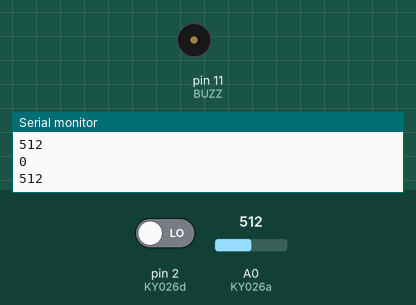
Recording of a sketch running on a simulated Arduino Uno, built with avr-gcc and run on an emulated ATmega328P. On the bench: buzzer (waves = sounding, pin HIGH), the last lines printed to the serial monitor. Inputs (shaded band) come from the test bench; at power-on: pin 2 (KY026d) LOW, A0 (KY026a) = 512.

Above: at 1.3 s.
1.4 s: pin 2 (KY026d) driven HIGH
At 2.0 s:
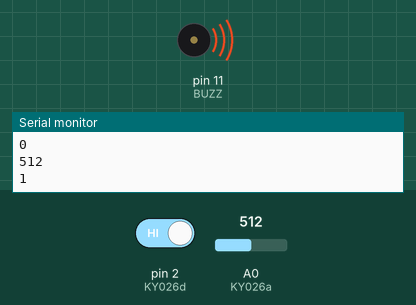
Timing chart, 0 to 7.5 s (numbered marks = the images above; inputs shaded):
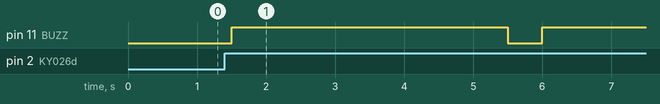

Measured:
- after the input at 1.4 s, pin 11 (BUZZ): LOW → HIGH after 0.10 s, → LOW 4.0 s later, → HIGH 0.50 s later

The sketch:

7-Alarma-de-Incendios-KY-026.ino
```cpp
/*
  Derechos de autor © UNIT Electronics
  Este codigo se proporciona "tal cual", sin garantías de ningún tipo.

  Para más información, visita nuestro blog:
https://blog.uelectronics.com/tarjetas-desarrollo/alarma-de-incendios-con-modulo-ky-026/
*/

int KY026a = A0, BUZZ = 11, valor, KY026d = 2;   // Declaración de las variables y pines utilizados

void setup() {
  Serial.begin(9600);                           // Inicialización del puerto serial a 9600 baudios
  pinMode(KY026d, INPUT);                       // Configuración del pin de entrada DIGITAL del sensor KY-026
  pinMode(KY026a, INPUT);                       // Configuración del pin de entrada ANALÓGICA del sensor KY-026
  pinMode(BUZZ, OUTPUT);                        // Configuración del pin de salida para el buzzer
}

void loop() {
  valor = analogRead(KY026a);       // Lectura del valor analógico del sensor KY-026 y asignación a la variable 'valor'
  Serial.println(valor);            // Impresión del valor analógico en el monitor serial
  delay(500);                       // Espera 0.5 segundos antes de continuar

  valor = digitalRead(KY026d);      // Lectura del valor digital del sensor KY-026 y asignación a la variable 'valor'
  Serial.println(valor);            // Impresión del valor digital en el monitor serial

  if (valor == 1) {                 // Si el valor digital es HIGH (1), indicando presencia de fuego
    digitalWrite(BUZZ, HIGH);       // Se activa el buzzer como alarma
    delay(4000);                    // El buzzer se mantiene activado durante 4 segundos
    digitalWrite(BUZZ, LOW);        // Se desactiva el buzzer después del tiempo establecido
  } else {
    digitalWrite(BUZZ, LOW);        // Si no hay presencia de fuego, el buzzer se mantiene apagado
  }
}
```
